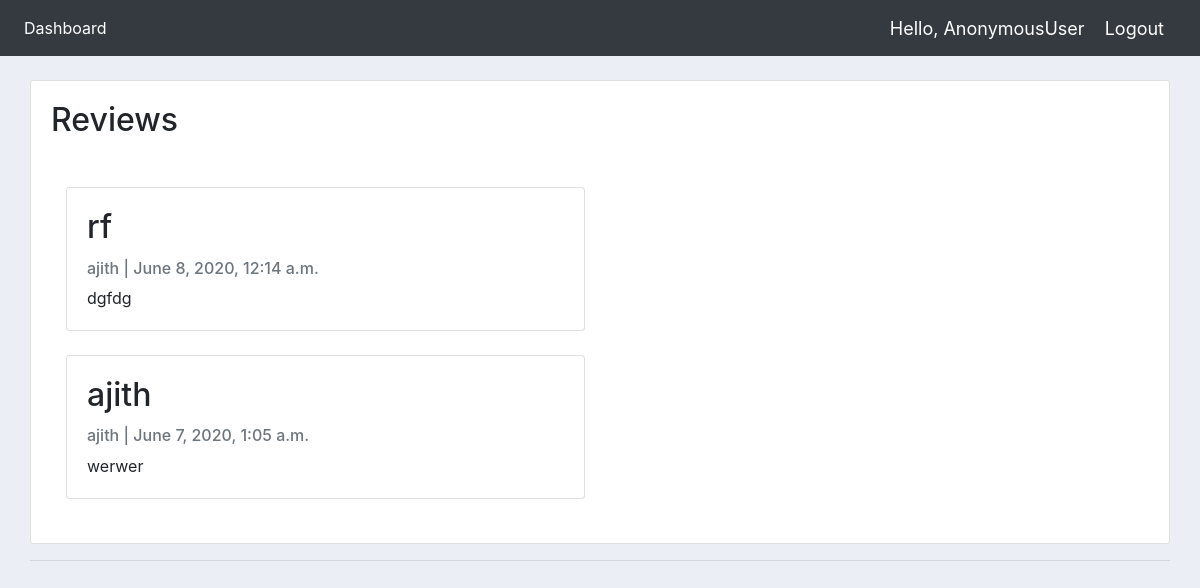
Page /review/1/ on the committed database.
### myapp/models.py (models this page shows, shortened)
class Post(models.Model):
    library = models.ForeignKey(Library,on_delete= models.CASCADE);
    title = models.CharField(max_length=200)
    author = models.ForeignKey(User, on_delete= models.CASCADE,related_name='blog_posts')
    updated_on = models.DateTimeField(auto_now= True)
    content = models.TextField()
    created_on = models.DateTimeField(auto_now_add=True)
    status = models.IntegerField(choices=STATUS, default=0)
    class Meta:
        ordering = ['-created_on']

### myapp/views.py (the view)
# urls.py: path('review/<str:pk>/', views.review, name="review"),
def review(request,pk):
	post_list=Post.objects.all()
	library_id=pk
	current_user = request.user
	context={'library_id':library_id,'current_user':current_user,'post_list':post_list}
	return render(request, 'accounts/review.html',context)

### myapp/templates/accounts/review.html (shortened to what this page needs)
{%  extends 'accounts/main.html' %}
{% load static %}
{% block content %}
<br>
<div class="">
	<div class="col-md-12">
		<div class="card card-body">
            <h2>Reviews</h2>
             <br>
            <div class="container">
                <div class="row">
                    <div class="col-md-6 mt-3 left">
                    {% for post in post_list %}
                        {% if post.library.id|cut:" " == library_id|cut:" " and post.status|cut:" " == "1" %}
                        <div class="card mb-4" >
                        <div class="card-body">
                            <h2 class="card-title">{{ post.title }}</h2>
                            <p class="card-text text-muted h6">{{ post.author }} | {{ post.created_on}} </p>
                            <p class="card-text">{{post.content }}</p>
                        </div>
                        </div>
                        {% endif %}
                     {% endfor %}
                </div>
		</div>
	</div>
</div>
<hr>
{% endblock %}

### static/css/main.css (style rules this page uses)
body { background-color: #ebeff5; }

### rows in the picture
Post: title "rf", author "ajith", created_on "June 8, 2020, 12:14 a.m.", content "dgfdg"
Post: title "ajith", author "ajith", created_on "June 7, 2020, 1:05 a.m.", content "werwer"

### other values in the picture
{{ request.user }} "AnonymousUser"
